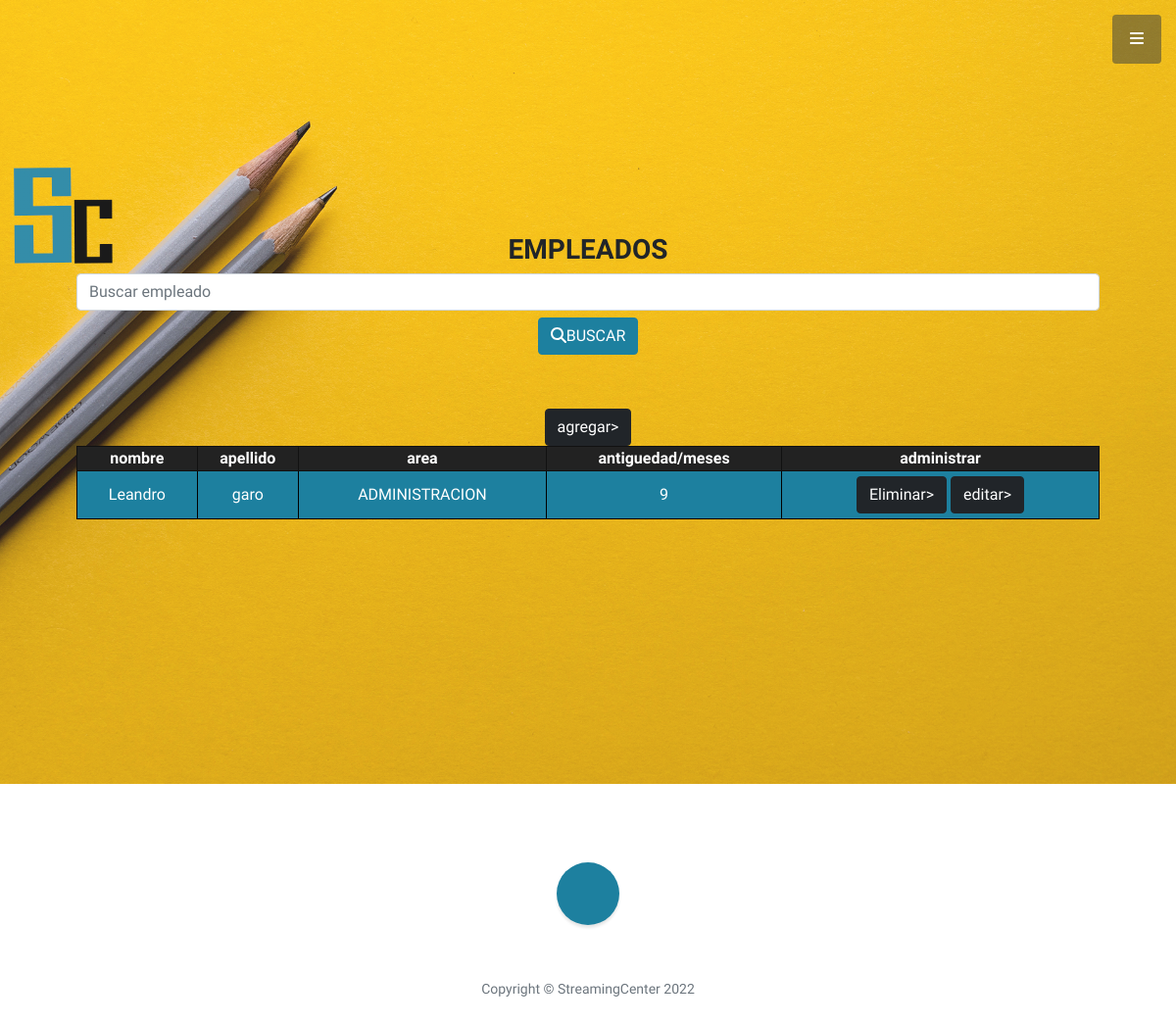
/empleadosdata/ (signed in), run on the app's committed database.
### clientes/models.py (models this page shows, shortened)
class Empleados(models.Model):
    nombre = models.CharField(max_length=30)
    apellido = models.CharField(max_length=30)
    area = models.CharField(max_length=30)
    antiguedad_meses = models.IntegerField()

### clientes/views.py (the view, shortened to what this page needs)
# urls.py: path('empleadosdata/', mostrar_datos_empleados.as_view(), name='mostrarDatosEmpleados'),
class mostrar_datos_empleados(LoginRequiredMixin, ListView):
    model = Empleados
    template_name = 'clientes/mostrar_datos_empleados.html'
    def get(self, request):
        empleados = Empleados.objects.all()
        return render(request, 'clientes/mostrar_datos_empleados.html', {'empleados': empleados})

### Templates/clientes/mostrar_datos_empleados.html (shortened to what this page needs)
{% extends "clientes/padre.html"  %}
{% load static %}
{% block header %}
<section class="" id="empleados">
    <header class="masthead d-flex align-items-center">
        <div class="container px-4 px-lg-5 text-center">
            <div>
                <h3>EMPLEADOS </h3>
                    <form class="navbar-search" method="POST"> {% csrf_token %}
                        <input type="text" class="form-control" placeholder="Buscar empleado" name="buscar_empleado" value="">
                        <div class = "btn">
                            <button class="btn btn-primary "><i class="fas fa-search"></i>BUSCAR</button>
                        </div>
                    </form>
                    <table>
                        <tr>
                            <button class = "btn btn-primary btn-dark">
                                <a href="{% url 'agregarEmpleado' %}"> agregar</a>></a>
                            </button>
                            <th><strong>nombre</strong></th>
                            <th><strong>apellido</strong></th>
                            <th><strong>area</strong></th>
                            <th><strong>antiguedad/meses</strong></th>
                            <th><strong>administrar</strong></th>
                        </tr>
                        {% for e in empleados %}
                        <tr>
                            <td>{{e.nombre}}</td>
                            <td>{{e.apellido}}</td>
                            <td>{{e.area}}</td>
                            <td>{{e.antiguedad_meses}}</td>
                            <td>
                                <button class = "btn btn-primary btn-dark">
                                    <a href="{% url 'eliminarEmpleado' e.id %}"> Eliminar</a>></a>
                                </button>
                                <button class = "btn btn-primary btn-dark">
                                    <a href="{% url 'editarEmpleado' e.id %}"> editar</a>></a>
                                </button>
                            </td>
                        </tr>
                        {% endfor %}
                    </table>
            </div>
        </div>
    </header>
</section>
{% endblock %}

### Templates/clientes/mostrar_datos_empleados.html (style rules this page uses)
table { margin-bottom: 2em; width: 100%; border-collapse: collapse; background: #1D809F }
th { border-bottom: 2px solid #ccc; font-weight: bold; text-align: left; }
td { border-bottom: 1px solid #ddd; color:rgb(255, 255, 255); }
caption, th, td { padding: 4px 10px 4px 0; }
tr,td,th { vertical-align: middle; }
table tr th { background:#222; color:#fff; padding:0; border:#111 solid 1px; text-align: center; font-weight: bold; }
table tr td { border:1px rgb(0, 0, 0) solid; padding:5px; }

### Templates/clientes/padre.html (style rules this page uses)
a { text-decoration: none; color: white; }

### data on the page
Empleados: nombre "Leandro", apellido "garo", area "ADMINISTRACION", antiguedad_meses "9"
